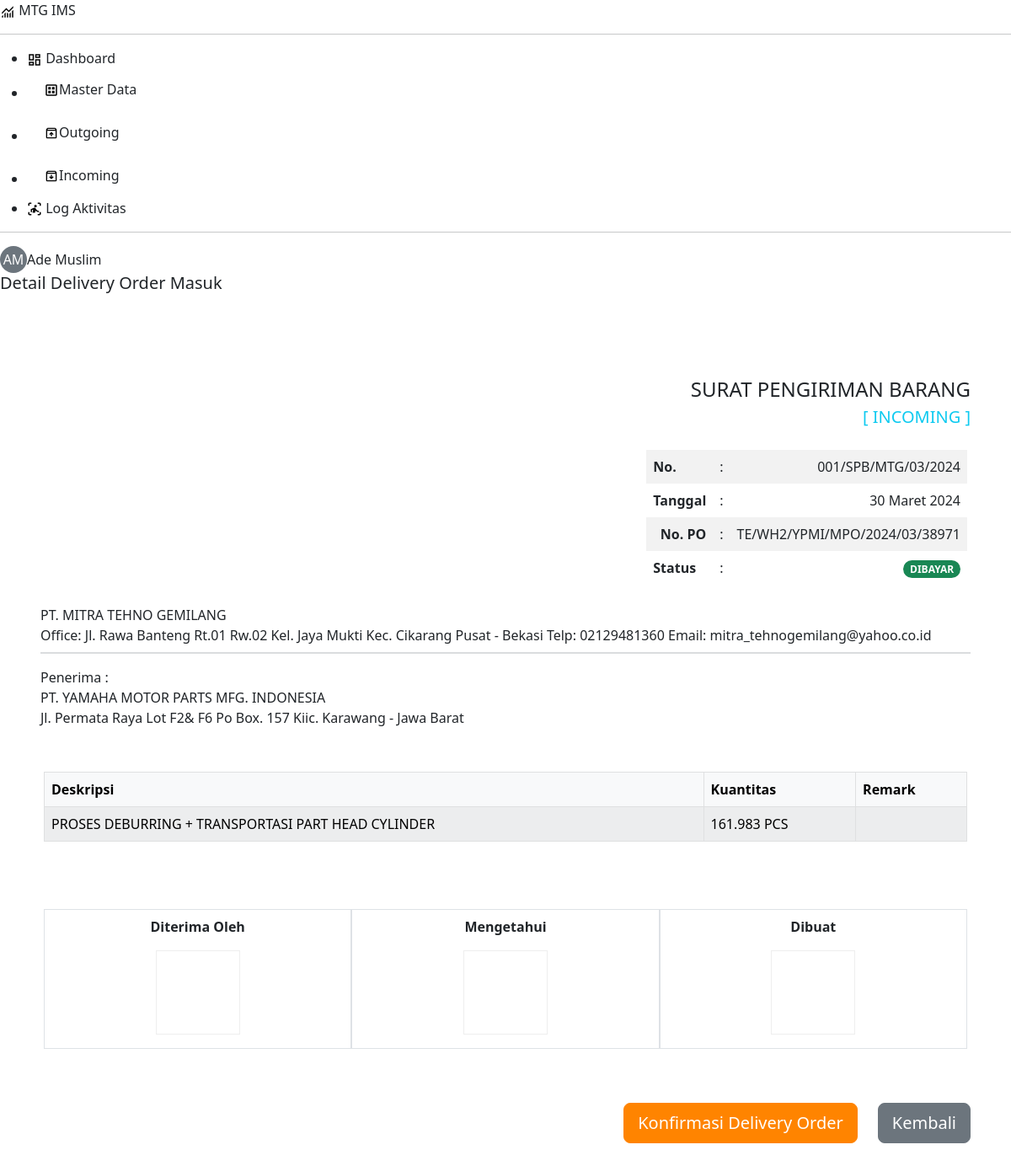
Page /pages/delivery-order/detail.php?id=3def370a-df66-4d62-98db-22ec087452a7 (signed in) on the committed database.
### tables this page shows
CREATE TABLE `detail_faktur` (
  `id_detail_faktur` varchar(36) NOT NULL,
  `id_faktur` varchar(36) NOT NULL,
  `no_pengiriman_barang` varchar(50) NOT NULL,
  `id_produk` varchar(36) NOT NULL,
  `jumlah` int NOT NULL,
  `harga_satuan` int NOT NULL,
  `id_pesanan` varchar(36) NOT NULL,
  `signature_confirm` longtext
);

CREATE TABLE `faktur` (
  `id_faktur` varchar(36) NOT NULL,
  `id_pengirim` varchar(36) NOT NULL,
  `no_faktur` varchar(50) NOT NULL,
  `tanggal` datetime NOT NULL,
  `total` int NOT NULL,
  `catatan` text,
  `id_penerima` varchar(36) NOT NULL,
  `diskon` int DEFAULT NULL,
  `id_ppn` varchar(36) NOT NULL,
  `logo` varchar(100) DEFAULT NULL,
  `signature_info` longtext,
  `kategori` enum('keluar','masuk') NOT NULL,
  `status` enum('tunggu kirim','belum dibayar','dibayar') NOT NULL,
  `status_hapus` tinyint(1) NOT NULL DEFAULT '0'
);

CREATE TABLE `pesanan_pembelian` (
  `id_pesanan` varchar(36) NOT NULL,
  `id_pengirim` varchar(36) NOT NULL,
  `no_pesanan` varchar(50) NOT NULL,
  `tanggal` datetime NOT NULL,
  `total` int NOT NULL,
  `catatan` text,
  `id_penerima` varchar(36) NOT NULL,
  `up` varchar(100) DEFAULT NULL,
  `diskon` int DEFAULT NULL,
  `id_ppn` varchar(36) DEFAULT NULL,
  `logo` varchar(100) DEFAULT NULL,
  `signature_info` longtext,
  `kategori` enum('masuk','keluar') NOT NULL,
  `status` enum('draft','terkirim','diproses','selesai') NOT NULL,
  `status_hapus` tinyint(1) NOT NULL DEFAULT '0'
);

CREATE TABLE `kontak` (
  `id_kontak` varchar(36) NOT NULL,
  `nama_kontak` varchar(100) NOT NULL,
  `kategori` enum('internal','customer','supplier') NOT NULL,
  `alamat` varchar(255) NOT NULL,
  `telepon` varchar(20) DEFAULT NULL,
  `email` varchar(50) DEFAULT NULL,
  `keterangan` varchar(255) DEFAULT NULL,
  `status_hapus` tinyint(1) NOT NULL DEFAULT '0'
);

CREATE TABLE `produk` (
  `id_produk` varchar(36) NOT NULL,
  `no_produk` varchar(50) NOT NULL,
  `nama_produk` varchar(100) NOT NULL,
  `satuan` varchar(25) NOT NULL,
  `harga` int UNSIGNED NOT NULL,
  `status` enum('draft','pending','ditolak','disetujui') NOT NULL DEFAULT 'draft',
  `keterangan` varchar(255) DEFAULT NULL,
  `status_hapus` tinyint(1) NOT NULL DEFAULT '0'
);

### includes/function.php (called while the page is built, shortened)
<?php
require_once 'config.php';
function base_url($url = null) {
    $base_url = getenv('BASE_URL') ? getenv('BASE_URL') : "http://ims-amc.test";
    if ($url != null) {
        return rtrim($base_url, '/') . '/' . ltrim($url, '/');
    } else {
        return $base_url;
    }
}
function dateID($date) {
    $bulanIndonesia = array(
        'Januari', 'Februari', 'Maret', 'April', 'Mei', 'Juni',
        'Juli', 'Agustus', 'September', 'Oktober', 'November', 'Desember'
    );
    $indexBulan = date('n', strtotime($date)) - 1;
    $dateFormatted = date('j', strtotime($date)) . ' ' . $bulanIndonesia[$indexBulan] . ' ' . date('Y', strtotime($date));
    return $dateFormatted;
}
function selectDataJoin($mainTable, $joinTables = [], $columns = '*', $conditions = "", $orderBy = "") {
  global $conn;
  $sql = "SELECT $columns FROM $mainTable";
  foreach ($joinTables as $joinTable) {
      $sql .= " JOIN $joinTable[0] ON $joinTable[1]";
  }
  if (!empty($conditions)) {
      $sql .= " WHERE $conditions";
  }
  $result = mysqli_query($conn, $sql);
  $rows = mysqli_fetch_all($result, MYSQLI_ASSOC);
  return $rows;
}

### pages/delivery-order/detail.php (the view, shortened to what this page needs)
<?php
$category_param = isset($_GET['category']) ? $_GET['category'] : '';
$content_title = $category_param === 'outgoing' ? 'Keluar' : 'Masuk';
require '../../includes/header.php';
$data_detail_faktur = [];
$signatureConfirmDetails = [];
$error_message = '';
if (isset($_GET['id']) && $_GET['id'] !== '') {
  $id_detail_faktur = $_GET['id'];
  $mainTable = 'detail_faktur';
  $joinTables = [
    ['faktur', 'detail_faktur.id_faktur = faktur.id_faktur'],
    ['kontak pengirim', 'faktur.id_pengirim = pengirim.id_kontak'],
    ['kontak penerima', 'faktur.id_penerima = penerima.id_kontak'],
    ['produk', 'detail_faktur.id_produk = produk.id_produk'],
    ['pesanan_pembelian', 'detail_faktur.id_pesanan = pesanan_pembelian.id_pesanan']
  ];
  $columns =  'detail_faktur.*,
              faktur.*,
              produk.nama_produk,
              produk.satuan,
              pesanan_pembelian.no_pesanan,
              pengirim.nama_kontak AS nama_pengirim,
              pengirim.alamat AS alamat_pengirim,
              pengirim.telepon AS telepon_pengirim,
              pengirim.email AS email_pengirim,
              penerima.nama_kontak AS nama_penerima,
              penerima.alamat AS alamat_penerima';
  $conditions = "detail_faktur.id_detail_faktur = '$id_detail_faktur'";
  $data_detail_faktur = selectDataJoin($mainTable, $joinTables, $columns, $conditions);
  if (!empty($data_detail_faktur)) {
    $data = $data_detail_faktur[0];
  } else {
    $error_message = "Delivery order tidak ditemukan.";
  }
} else {
  $error_message = "ID detail faktur tidak ditemukan.";
}
if ($error_message) : ?>
<div class="alert alert-danger alert-lg d-flex align-items-center" role="alert">
  <svg xmlns="http://www.w3.org/2000/svg" width="18" height="18" class="bi bi-exclamation-triangle-fill me-3"
    viewBox="0 0 16 16" role="img" aria-label="Warning:" style="fill:currentColor;">
    <path
      d="M8.982 1.566a1.13 1.13 0 0 0-1.96 0L.165 13.233c-.457.778.091 1.767.98 1.767h13.713c.889 0 1.438-.99.98-1.767L8.982 1.566zM8 5c.535 0 .954.462.9.995l-.35 3.507a.552.552 0 0 1-1.1 0L7.1 5.995A.905.905 0 0 1 8 5zm.002 6a1 1 0 1 1 0 2 1 1 0 0 1 0-2z" />
  </svg>
  <?= $error_message; ?>
</div>
<?php else : ?>
<?php if (!empty($data_detail_faktur)): ?>
<div class="d-flex justify-content-between align-items-center mb-4 d-print-none">
  <h1 class="fs-5 mb-4">Detail Delivery Order <?= $content_title ?></h1>
  <div>
  </div>
</div>
<div class="paper-wrapper p-5">
  <div class="row mb-2">
    <div class="col">
    </div>
    <div class="col">
      <div class="row text-end">
        <p class="fs-4 mb-0">SURAT PENGIRIMAN BARANG</p>
        <?php if ($category_param === 'outgoing'): ?>
        <p class="fs-5 text-info d-print-none">[ OUTGOING ]</p>
        <?php else: ?>
        <p class="fs-5 text-info d-print-none">[ INCOMING ]</p>
        <?php endif; ?>
      </div>
      <div class="row d-flex justify-content-end text-end pe-3 mt-2">
        <table class="table table-striped no-border-print" style="max-width: 250px;">
          <tr>
            <th class="text-start">No.</th>
            <td>:</td>
            <td><?= strtoupper($data['no_pengiriman_barang']) ?></td>
          </tr>
          <tr>
            <th class="text-start">Tanggal</th>
            <td>:</td>
            <td><?= dateID(date('Y-m-d', strtotime($data['tanggal']))) ?></td>
          </tr>
          <tr>
            <th>No. PO</th>
            <td>:</td>
            <td><?= strtoupper($data['no_pesanan']) ?></td>
          </tr>
          <tr class="d-print-none">
            <th class="text-start">Status</th>
            <td>:</td>
            <td>
              <?php
              $status_classes = [
                  'tunggu kirim' => 'text-bg-warning',
                  'belum dibayar' => 'text-bg-danger',
                  'dibayar' => 'text-bg-success'
              ];
              $status_class = $status_classes[$data['status']] ?? '';
              ?>
              <span
                class="badge rounded-pill mb-0 <?= $status_class ?> d-print-none"><?= strtoupper($data['status']) ?></span>
            </td>
          </tr>
        </table>
      </div>
    </div>
  </div>
  <div class="row mb-2">
    <p class="mb-0"><?= strtoupper($data['nama_pengirim']) ?></p>
    <p class="mb-0 text-justify">
      <?= isset($data['alamat_pengirim']) && !empty($data['alamat_pengirim']) ? ucwords($data['alamat_pengirim']) : '' ?>
      <?= isset($data['telepon_pengirim']) && !empty($data['telepon_pengirim']) ? " Telp: " . $data['telepon_pengirim'] : '' ?>
      <?= isset($data['email_pengirim']) && !empty($data['email_pengirim']) ? " Email: " . $data['email_pengirim'] : '' ?>
    </p>
  </div>
  <hr class="row border border-secondary border-1 opacity-25 mb-3" style="margin: 0;">
  <div class="row mb-5">
    <p class="mb-0">
      <?= $category_param === 'outgoing' ? 'Kepada Yth,' : 'Penerima :' ?>
    </p>
    <p class="mb-0"><?= strtoupper($data['nama_penerima']) ?></p>
    <p class="mb-1"><?= ucwords($data['alamat_penerima']) ?></p>
  </div>
  <div class="row ps-3 pe-3 mb-5">
    <table class="table table-light table-bordered table-striped special-table">
      <thead>
        <tr class="fw-bolder">
          <td>Deskripsi</td>
          <td>Kuantitas</td>
          <td class="fix-width-col-md">Remark</td>
        </tr>
      </thead>
      <tbody>
        <tr>
          <td class="text-wrap"><?= strtoupper($data['nama_produk']); ?></td>
          <td class="no-wrap"><?= number_format($data['jumlah'], 0, ',', '.') . " " . strtoupper($data['satuan']); ?>
          </td>
          <td></td>
        </tr>
      </tbody>
    </table>
  </div>
  <div class="row p-3 approved-signature">
    <div class="col d-flex flex-column align-items-center text-center border p-2">
      <span class="mb-3 fw-bold">Diterima Oleh</span>
      <?php if (!empty($signatureConfirmDetails['Approved Path'])) { ?>
      <img class="img-fluid mb-2" src="<?= base_url($signatureConfirmDetails['Approved Path']) ?>"
        alt="Preview Signature" style="max-height: 100px;">
      <?php } else { ?>
      <div class="mb-2" style="width: 100px; height: 100px; border: 1px solid #eee;"></div>
      <?php } ?>
    </div>
    <div class="col d-flex flex-column align-items-center text-center border p-2">
      <span class="mb-3 fw-bold">Mengetahui</span>
      <?php if (!empty($signatureConfirmDetails['Checked Path'])) { ?>
      <img class="img-fluid mb-2" src="<?= base_url($signatureConfirmDetails['Checked Path']) ?>"
        alt="Preview Signature" style="max-height: 100px;">
      <?php } else { ?>
      <div class="mb-2" style="width: 100px; height: 100px; border: 1px solid #eee;"></div>
      <?php } ?>
    </div>
    <div class="col d-flex flex-column align-items-center text-center border p-2">
      <span class="mb-3 fw-bold">Dibuat</span>
      <?php if (!empty($signatureConfirmDetails['Issued Path'])) { ?>
      <img class="img-fluid mb-2" src="<?= base_url($signatureConfirmDetails['Issued Path']) ?>" alt="Preview Signature"
        style="max-height: 100px;">
      <?php } else { ?>
      <div class="mb-2" style="width: 100px; height: 100px; border: 1px solid #eee;"></div>
      <?php } ?>
    </div>
  </div>
  <?php endif; endif; ?>
  <div class="row justify-content-end mt-5 mb-4 d-print-none">
    <div class="col-auto">
      <button type="button" class="btn btn-warning btn-lg" data-bs-toggle="modal"
        data-bs-target="#approveModal">Konfirmasi Delivery Order</button>
    </div>
    <div class="col-auto">
      <a href="<?= base_url("pages/delivery-order/$category_param") ?>" class="btn btn-secondary btn-lg">Kembali</a>
    </div>
  </div>
</div>
<?php
require '../../includes/footer.php';
?>

### rows in the picture
detail_faktur: no_pengiriman_barang "001/SPB/MTG/03/2024", id_faktur.tanggal "30 Maret 2024", id_pesanan.no_pesanan "TE/WH2/YPMI/MPO/2024/03/38971", id_faktur.status "DIBAYAR", kontak.nama_kontak "PT. MITRA TEHNO GEMILANG", kontak.alamat "Office: Jl. Rawa Banteng Rt.01 Rw.02 Kel. Jaya Mukti Kec. Cikarang Pusat - Bekasi", kontak.telepon "02129481360", kontak.email "mitra_tehnogemilang@yahoo.co.id", kontak.nama_kontak "PT. YAMAHA MOTOR PARTS MFG. INDONESIA", kontak.alamat "Jl. Permata Raya Lot F2& F6 Po Box. 157 Kiic. Karawang - Jawa Barat", id_produk.nama_produk "PROSES DEBURRING + TRANSPORTASI PART HEAD CYLINDER", jumlah "161.983", id_produk.satuan "PCS"

### other values in the picture
$inisial "AM"
$nama_lengkap "Ade Muslim"
$content_title "Masuk"
